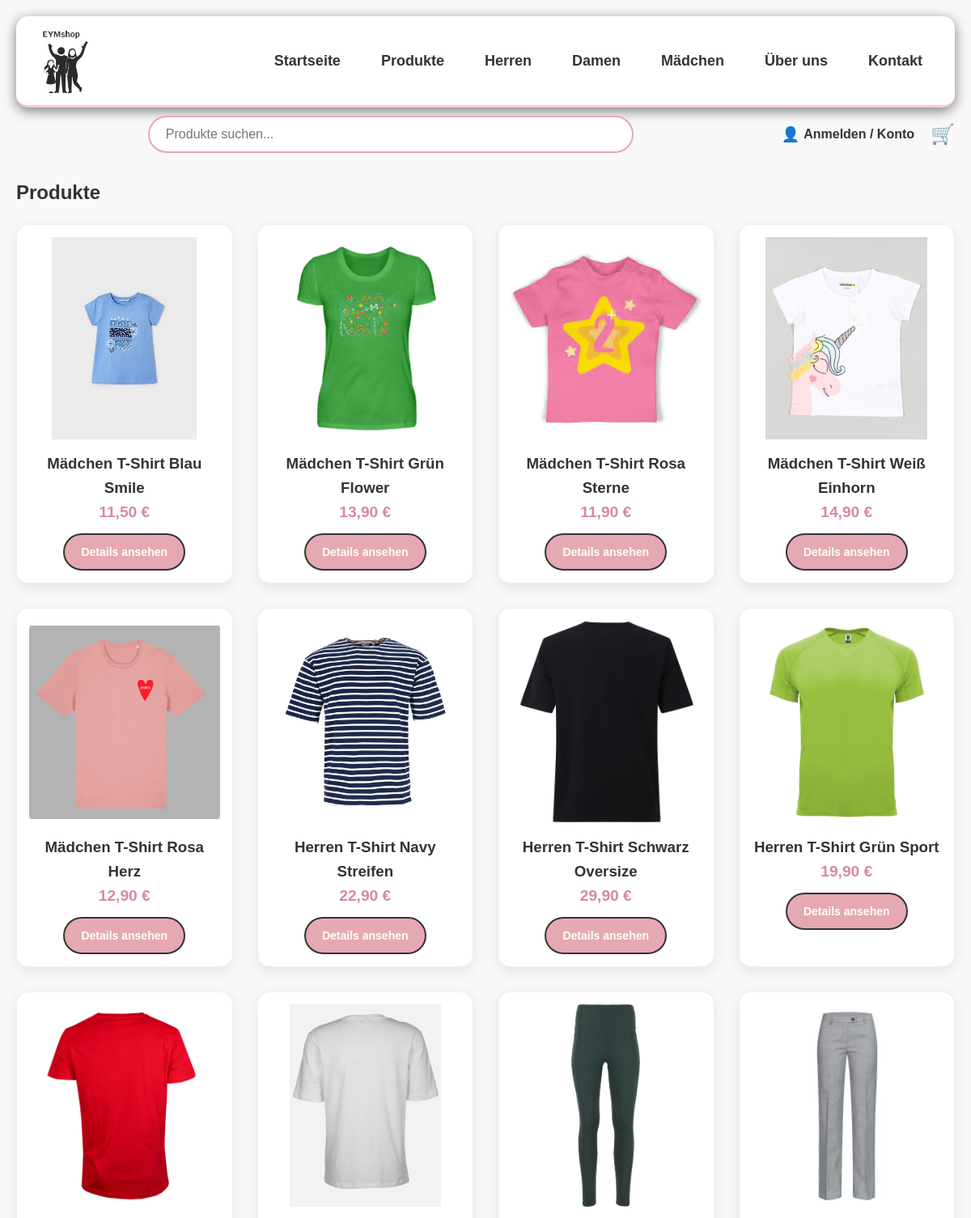
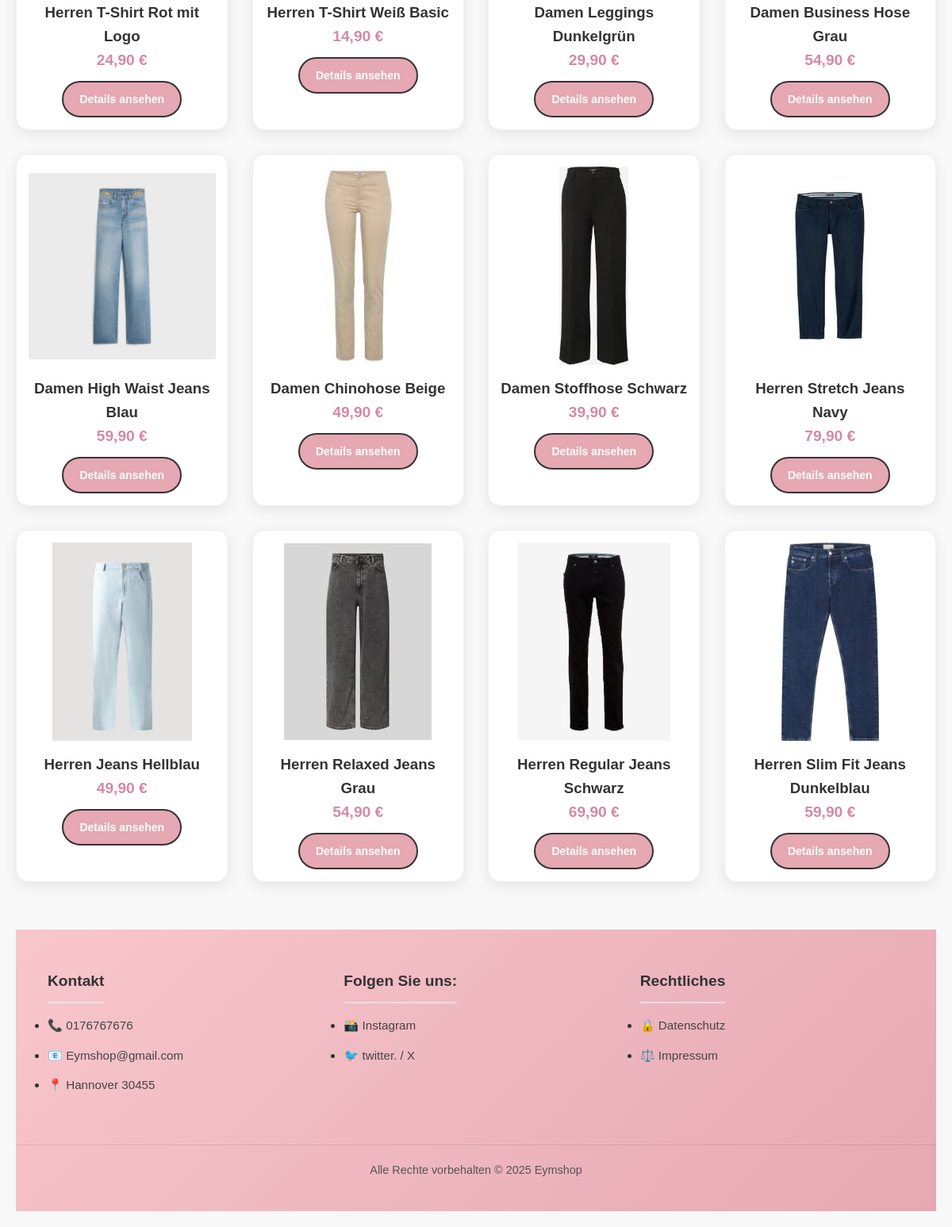
/produkte.php, run on the app's committed database (2 pictures, top to bottom).
### tables this page shows
CREATE TABLE `produkte` (
  `produkt_id` int NOT NULL,
  `kategorie_id` int NOT NULL,
  `produktname` varchar(150) NOT NULL,
  `markenname` varchar(100) DEFAULT NULL,
  `kurzbeschreibung` varchar(255) DEFAULT NULL,
  `produktbeschreibung` text,
  `preis` decimal(10,2) NOT NULL,
  `hauptbild` varchar(255) DEFAULT NULL
);

### includes/functions.php (called while the page is built, shortened)
<?php
function getAllProducts(mysqli $conn) {
    $sql = "SELECT * FROM produkte ORDER BY produkt_id DESC";
    return $conn->query($sql);
}

### public/produkte.php (the view, shortened to what this page needs)
<?php
require_once '../includes/db.php';
require_once '../includes/functions.php';
$kategorie_filter = isset($_GET['kategorie']) ? $_GET['kategorie'] : null;
$search_query = isset($_GET['s']) ?
trim($_GET['s']) : null;
$produkte = [];
$titleSeitet = "Produkte";
if ($search_query) {
    $titleSeitet = "Suchergebnisse für: \"" . htmlspecialchars($search_query) . "\"";
    $sql = "SELECT * FROM produkte WHERE produktname LIKE ? OR produktbeschreibung LIKE ?";
    $stmt = $conn->prepare($sql);
    $searchTerm = "%" . $search_query . "%";
    $stmt->bind_param("ss", $searchTerm, $searchTerm);
    $stmt->execute();
    $produkte = $stmt->get_result();
} else {
    $produkte = getAllProducts($conn);
}
?>
<!DOCTYPE html>
<html lang="de">
<head>
    <link rel="stylesheet" href="../assets/css/styles.css">
</head>
<body>
<div class="container">
    <?php include '../includes/header.php'; ?>
    <h2>
        <?php echo $titleSeitet; ?>
    </h2>
    <div class="produkt-grid">
        <?php
        if ($produkte && $produkte->num_rows > 0) {
            while ($p = $produkte->fetch_assoc()) {
        ?>
            <div class="produkt-card">
                <div class="produkt-bild-container">
                    <img src="../<?php echo htmlspecialchars($p['hauptbild']); ?>"
                    alt="<?php echo htmlspecialchars($p['produktname']); ?>"
                    class="produkt-bild">
                </div>
                <h3><?php echo htmlspecialchars($p['produktname']);?></h3>
                <p style="font-size: 1.2em; color: #d48aa1; font-weight: bold;"><?php echo number_format($p['preis'],2, ',', '.'); ?> €</p>
                <a href="produktdetails.php?id=<?php echo $p['produkt_id'];?>" class="btn">Details ansehen</a>
            </div>
        <?php
            }
        } else {
        ?>
            <p>Keine Produkte gefunden.</p>
        <?php
        }
        ?>
    </div>
<?php require_once '../includes/footer.php'; ?>
</div>
</body>
</html>

### includes/header.php (shortened to what this page needs)
<header class="header">
    <div class="logo">
        <a href="../public/index.php">
        <img src="../assets/images/logonew.jpg" alt="EymShop Logo" class="logo-img">
        </a>
    </div>
    <?php
    require_once __DIR__ . '/navigation.php';
    ?>
</header>
<div class="search-container">
    <form action="produkte.php" method="GET" style="flex-grow: 1; display: flex; justify-content: center;">
    <input type="text" name="s" class="search-box" placeholder="Produkte suchen..." value="<?php echo isset($_GET['s']) ? htmlspecialchars($_GET['s']) : '';  ?>">
    </form>
    <div class="user-cart-container">
        <?php
        if (isset($_SESSION['benutzer_id'])) {
        ?>
            <a href="profile.php" class="login-link">Mein Profil</a>
            <a href="logout.php" class="login-link" style="font-size: 0.8em;">(Logout)</a>
            <?php
            } else {
            ?>
            <a href="login.php" class="login-link">Anmelden / Konto</a>
            <?php
            }
            ?>
            <a href="warenkorb.php" class="cart-link" title="Warenkorb"><span class="cart-icon">🛒</span></a>
    </div>
</div>

### includes/navigation.php
<nav class="main-nav">
    <ul class="nav-menu">
        <li><a href="index.php">Startseite</a></li>
        <li><a href="produkte.php">Produkte</a></li>
        <li><a href="produkte.php?kategorie=Herren">Herren</a></li>
        <li><a href="produkte.php?kategorie=Damen">Damen</a></li>
        <li><a href="produkte.php?kategorie=Mädchen">Mädchen</a></li>
        <li><a href="uberuns.php">Über uns</a></li>
        <li><a href="kontakt.php">Kontakt</a></li>
    </ul>
</nav>

### includes/footer.php
<footer class="footer">
    <div class="footer-content">
        <div class="footer-section">
            <h3>Kontakt</h3>
            <ul class="footer-links">
                <li><a href="#">📞 0176767676 </a></li>
                <li><a href="mailto:Eymshop@gmail.com"> 📧 Eymshop@gmail.com </a></li>
                <li><a href="#">📍 Hannover 30455 </a></li>
            </ul>
        </div>
        <div class="footer-section">
            <h3>Folgen Sie uns:</h3>
            <ul class="footer-links">
                <li><a href="#">📸 Instagram</a></li>
                <li><a href="#">🐦 twitter. / X</a></li>
            </ul>
        </div>
        <div class="footer-section">
            <h3>Rechtliches</h3>
            <ul class="footer-links">
                <li><a href="datenschutz.php">🔒 Datenschutz</a></li>
                <li><a href="impressum.html">⚖️ Impressum</a></li>
            </ul>
        </div>
    </div>
    <div class="footer-bottom">
        <p>Alle Rechte vorbehalten © 2025 Eymshop</p>
    </div>
</footer>

### assets/css/styles.css (style rules this page uses)
* { margin: 0; padding: 0; box-sizing: border-box; }
body { font-family: 'Arial', sans-serif; background-color: #f8f8f8; color: #333; line-height: 1.6; }
.container { max-width: 1400px; margin: 0 auto; padding: 20px; }
.header { display: flex; justify-content: space-between; align-items: center; background: #ffffff; padding: 15px 30px; margin-bottom: 10px; border-radius: 15px; box-shadow: 0 4px 15px rgba(0,0,0,0.5); flex-wrap: wrap; border-bottom: 3px solid #f8c7cc; }
.logo a { display: block; }
.logo-img { max-height: 80px; width: auto; display: block; }
.nav-menu { display: flex; list-style: none; gap: 30px; align-items: center; margin: 0; padding: 0; }
.nav-menu a { text-decoration: none; color: #333; font-weight: 600; font-size: 18px; transition: color 0.3s ease; padding: 5px 10px; border-radius: 5px; }
.search-container { display: flex; justify-content: space-between; align-items: center; margin-bottom: 30px; gap: 20px; }
.search-box { flex-grow: 1; max-width: 600px; padding: 12px 20px; border: 2px solid #e6a8b3; border-radius: 25px; font-size: 16px; outline: none; }
.user-cart-container { display: flex; align-items: center; gap: 20px; }
.login-link { text-decoration: none; color: #333; font-weight: bold; font-size: 16px; display: flex; align-items: center; cursor: pointer; }
.login-link::before { content: "👤"; margin-right: 5px; font-size: 18px; }
.cart-link { text-decoration: none; color: #000; font-size: 24px; position: relative; display: flex; align-items: center; }
.products-section, .produkt-grid { display: grid; grid-template-columns: repeat(auto-fit, minmax(250px, 1fr)); gap: 30px; margin-top: 20px; margin-bottom: 50px; width: 100%; }
.product-card, .produkt-card { background: #fff; border-radius: 15px; padding: 15px; text-align: center; box-shadow: 0 5px 15px rgba(0,0,0,0.08); transition: transform 0.3s ease, box-shadow 0.3s ease; border: 1px solid #eee; }
.product-image, .produkt-bild-container { height: 250px; margin-bottom: 15px; border-radius: 10px; overflow: hidden; display: flex; align-items: center; justify-content: center; background-color: #fff; }
.product-image img, .produkt-bild { max-height: 100%; max-width: 100%; object-fit: cover; object-position: top; }
.btn { display: inline-block; padding: 10px 20px; background-color: #e6a8b3; color: #fff; border: 2px solid #333; border-radius: 25px; text-decoration: none; font-weight: bold; font-size: 14px; cursor: pointer; transition: background-color 0.3s ease; margin-top: 10px; }
.footer { background: linear-gradient(135deg, #f8c7cc 0%, #e6a8b3 100%); color: #333; padding: 50px 0 20px; margin-top: 60px; border-radius: 0 -5px 20px rgba(0,0,0,0.5); }
.footer-content { display: grid; grid-template-columns: repeat(auto-fit, minmax(250px, 1fr)); gap: 40px; max-width: 1200px; margin: 0 auto; padding: 0 40px; text-align: left; }
.footer-section h3 { font-size: 1.2rem; margin-bottom: 15px; position: relative; padding-bottom: 10px; border-bottom: 2px solid rgba(255, 255, 255, 0.5); display: inline-block; }
.footer-links li { margin-bottom: 12px; }
.footer-links a { text-decoration: none !important; border-bottom: none !important; color: #444; font-size: 0.95rem; transition: color 0.3s ease; display: inline-flex; align-items: center; gap: 8px; }
.footer-bottom { text-align: center; margin-top: 50px; padding: 20px; border-top: 1px solid rgba(0,0,0,0.1); color: #555; font-size: 0.9rem; }

### data on the page
produkte: hauptbild (picture), produktname "Mädchen T-Shirt Blau Smile", preis "11,50"
produkte: hauptbild (picture), produktname "Mädchen T-Shirt Grün Flower", preis "13,90"
produkte: hauptbild (picture), produktname "Mädchen T-Shirt Rosa Sterne", preis "11,90"
produkte: hauptbild (picture), produktname "Mädchen T-Shirt Weiß Einhorn", preis "14,90"
produkte: hauptbild (picture), produktname "Mädchen T-Shirt Rosa Herz", preis "12,90"
produkte: hauptbild (picture), produktname "Herren T-Shirt Navy Streifen", preis "22,90"
produkte: hauptbild (picture), produktname "Herren T-Shirt Schwarz Oversize", preis "29,90"
produkte: hauptbild (picture), produktname "Herren T-Shirt Grün Sport", preis "19,90"
produkte: hauptbild (picture), produktname "Herren T-Shirt Rot mit Logo", preis "24,90"
produkte: hauptbild (picture), produktname "Herren T-Shirt Weiß Basic", preis "14,90"
produkte: hauptbild (picture), produktname "Damen Leggings Dunkelgrün", preis "29,90"
produkte: hauptbild (picture), produktname "Damen Business Hose Grau", preis "54,90"
produkte: hauptbild (picture), produktname "Damen High Waist Jeans Blau", preis "59,90"
produkte: hauptbild (picture), produktname "Damen Chinohose Beige", preis "49,90"
produkte: hauptbild (picture), produktname "Damen Stoffhose Schwarz", preis "39,90"
produkte: hauptbild (picture), produktname "Herren Stretch Jeans Navy", preis "79,90"
produkte: hauptbild (picture), produktname "Herren Jeans Hellblau", preis "49,90"
produkte: hauptbild (picture), produktname "Herren Relaxed Jeans Grau", preis "54,90"
produkte: hauptbild (picture), produktname "Herren Regular Jeans Schwarz", preis "69,90"
produkte: hauptbild (picture), produktname "Herren Slim Fit Jeans Dunkelblau", preis "59,90"

### other printed values
$titleSeitet "Produkte"
